Frame 1 (no input): blank canvas, image omitted
Frame 60 (the mouse pressed at the canvas centre just before this capture): blank canvas, image omitted
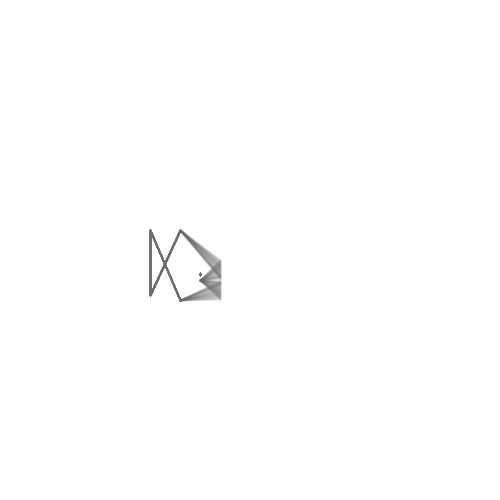
Frame 120 (the mouse held since frame 60 and released just before this capture)

The Processing sketch whose frames 1 and 60 were blank and that drew this single picture after the mouse press (run headless with seeded random() and noise(); from frame 60 on, the mouse is pressed at the canvas centre):

// Processing sketch: processing_8141
// ── processing_8141.pde

//Un poisson nommé Tantale

void setup(){

background(255);
size(500,500);
smooth();

//gère la vitesse de lecture de la boucle
frameRate(15);

strokeWeight(2);
}

void draw(){

  //background(255);
  
  /*déclaration de variable pour utiliser 
  la même valeur sortie aléatoirement 
  à plusieurs  endroits en même temps*/
  float a=random(0, 20);
  
  stroke(100, 20);
  
  //bouche
  line(mouseX-50,mouseY+30,mouseX-30,mouseY+30-a);
  line(mouseX-50,mouseY+30,mouseX-30,mouseY+30+a);
  
  //corps
  line(mouseX-70,mouseY-20,mouseX-30,mouseY+30-a);
  line(mouseX-100,mouseY-20,mouseX-70,mouseY+50);
  line(mouseX-100,mouseY+45,mouseX-70,mouseY-20);
  line(mouseX-100,mouseY-20,mouseX-100,mouseY+45);
  line(mouseX-70,mouseY+50,mouseX-30,mouseY+30+a);
  
  //oeil
  line(mouseX-50,mouseY+25,mouseX-50,mouseY+23);
 
}
